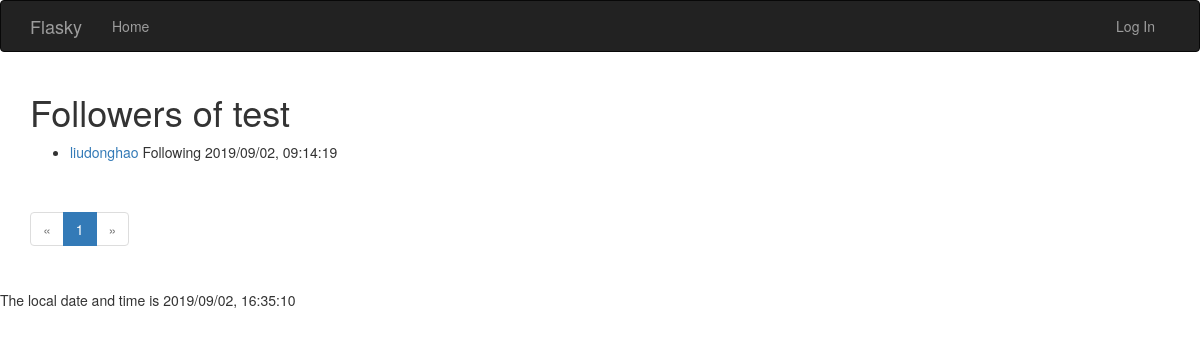
Page /followers/test on the earlier database version.
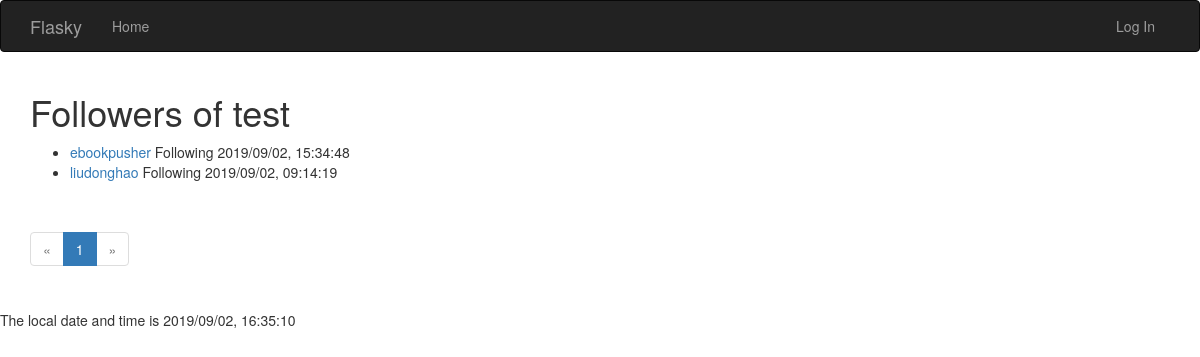
Same page on the later database version.
### app/models.py (models this page shows, shortened)
class User(UserMixin, db.Model):
    __tablename__ = 'users'
    id = db.Column(db.Integer, primary_key=True)
    username = db.Column(db.String(65), unique=True, index=True)
    email = db.Column(db.String(65), unique=True, index=True)
    password_hash = db.Column(db.String(128))
    confirmed = db.Column(db.Boolean, default=False)
    name = db.Column(db.String(65))
    location = db.Column(db.String(65))
    about_me = db.Column(db.Text())
    member_since = db.Column(db.DateTime(), default=datetime.utcnow)
    last_seen    = db.Column(db.DateTime(), default=datetime.utcnow)
    role_id = db.Column(db.Integer, db.ForeignKey('roles.id'))
    posts = db.relationship('Post', backref='author', lazy='dynamic')
    followed = db.relationship('Follow', foreign_keys=[Follow.follower_id], backref=db.backref('follower', lazy='joined'), lazy='dynamic', cascade='all, delete-orphan')
    followers = db.relationship('Follow', foreign_keys=[Follow.followed_id], backref=db.backref('followed', lazy='joined'), lazy='dynamic', cascade='all, delete-orphan')
    @property
    def password(self):
        raise AttributeError('password is not a reable attribute')

class Follow(db.Model):
    __tablename__ = 'follows'
    follower_id = db.Column(db.Integer, db.ForeignKey('users.id'), primary_key=True)
    followed_id = db.Column(db.Integer, db.ForeignKey('users.id'), primary_key=True)
    timestamp = db.Column(db.DateTime(), default=datetime.utcnow)

### app/main/views.py (the view)
@main.route('/followers/<username>')
def followers(username):
    user = User.query.filter_by(username=username).first()
    if user is None:
        flash('Invalidate username')
        return redirect(url_for('main.index'))
    page = request.args.get('page', 1, type=int)
    pagination = user.followers.order_by(Follow.timestamp.desc()).paginate(page, per_page=10, error_out=False)
    followers= [{'user':item.follower, 'timestamp':item.timestamp} for item in pagination.items]
    return render_template('followers.html', user=user, followers=followers, pagination=pagination)

### app/auth/views.py (called while the page is built)
@auth.before_app_request
def before_request():
    if current_user.is_authenticated:
        current_user.ping()
        if not current_user.confirmed \
        and request.endpoint[:5] != 'auth.' \
        and request.endpoint != 'static' :
            return redirect(url_for('auth.unconfirmed'))

### app/main/__init__.py (called while the page is built)
@main.app_context_processor
def inject_permissions():
    return dict(Permission=Permission)

### app/templates/followers.html (shortened to what this page needs)
{% extends 'base.html' %}
{% import "_macros.html" as macros %}
{% block page_content %}
<div class="page-head">
	<h1>Followers of {{ user.username }}</h1>
</div>
<div>
	<ul>
	{% for follower in followers %}
		<li>
			<a href="{{ url_for('.user', username=follower['user'].username) }}">{{ follower['user'].username }}</a>
			<span>Following {{ moment(follower['timestamp']).format('YYYY/MM/DD, HH:mm:ss') }}</span>
		</li>
	{% endfor %}
	</ul>
</div>
{% if pagination %}
<div class="pagination">
{{ macros.pagination_widget(pagination, '.followers', username=user.username) }}
</div>
{% endif %}
{% endblock %}

### app/templates/base.html (shortened to what this page needs)
{% extends "bootstrap/base.html" %}
{%- block head %}
{{ super() }}
{%- endblock %}
{% block navbar %}
<div class="navbar navbar-inverse" role="navigation">
	<div class="container">
		<div class="navbar-header">
			<a class="navbar-brand" href="{{ url_for('main.index') }}">Flasky</a>
		</div>
		<div class="navbar-collapse collapse">
			<ul class="nav navbar-nav">
				<li><a href="{{ url_for('main.index') }}">Home</a></li>
			</ul>
            <ul class="nav navbar-nav navbar-right">
                {% if current_user.is_authenticated %}
				<li><a href="{{ url_for('auth.logout') }}">Log Out</a></li>
                {% else %}
                <li><a href="{{ url_for('auth.login') }}">Log In</a></li>
                {% endif %}
			</ul>
		</div>
	</div>
</div>
{% endblock %}
{% block content %}
<div class="container">
	{% block page_content %}{% endblock %}
</div>
{% endblock %}
{% block scripts %}
<p>The local date and time is {{ moment().format('YYYY/MM/DD, HH:mm:ss',refresh=True) }}</p>
{% endblock %}

### app/templates/_macros.html
{% macro pagination_widget(pagination, endpoint) %}
<ul class="pagination">
	<li {% if not pagination.has_prev %} class="disabled" {% endif %}>
		<a href="{% if pagination.has_prev %} {{url_for(endpoint, page=pagination.page-1, **kwargs)}} {% else %} # {% endif %}">&laquo;
		</a>
	</li>
	{% for p in pagination.iter_pages() %}
	{% if p %}
	<li {%if p == pagination.page %}class="active" {%endif%}>
		<a href="{{url_for(endpoint, page=p, **kwargs)}}">{{ p }}</a>
	</li>
	{% else %}
		<li class="disabled"> <a href="#">&hellip;</a></li>
	{% endif %}
	{% endfor %}
	<li {% if not pagination.has_next %} class="disabled" {% endif %}>
		<a href="{% if pagination.has_next %} {{url_for(endpoint, page=pagination.page+1, **kwargs)}} {% else %} # {% endif %}">&raquo;
		</a>
	</li>
</ul>
{% endmacro %}

Differences in the rows shown:
now on this page (row edited): User: user.username "ebookpusher"
added Follow: timestamp "2019/09/02, 15:34:48"
Other differences:
new list line: "Following"
